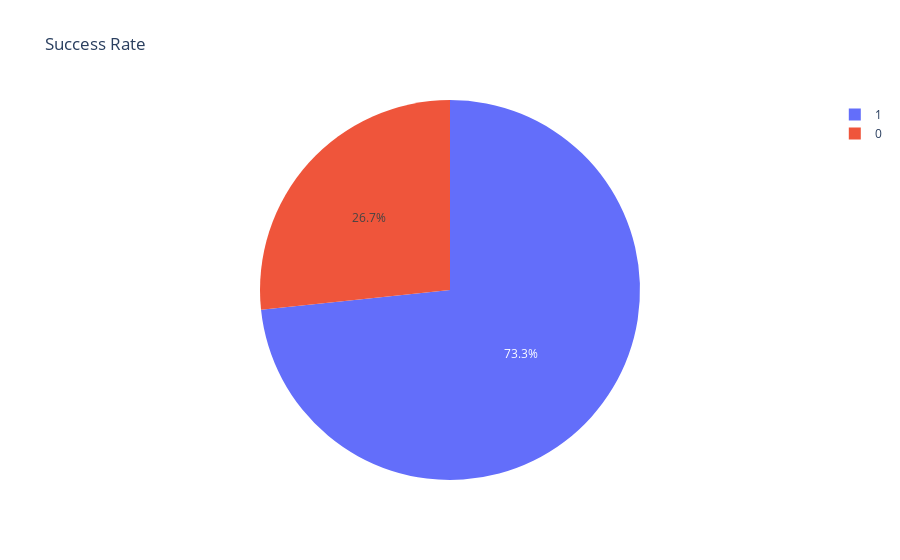

The notebook cell saved with this chart:
### Code cell
success_time(df_time_fps)

### Figure 1 — Plotly figure (JSON) as saved in the notebook; plotly's stock layout.template omitted (floating-point values rounded to 4 significant figures)
{"data": [{"domain": {"x": [0, 1], "y": [0, 1]}, "hovertemplate": "success=%{label}<extra></extra>", "labels": [1, 1, 1, 1, 1, 0, 1, 1, 1, 1, 1, 0, 0, 1, 1, 1, 0, 1, 1, 0, 1, 1, 1, 0, 0, 1, 1, 1, 1, 0], "legendgroup": "", "name": "", "showlegend": true, "type": "pie"}], "layout": {"legend": {"tracegroupgap": 0}, "title": {"text": "Success Rate"}}}
